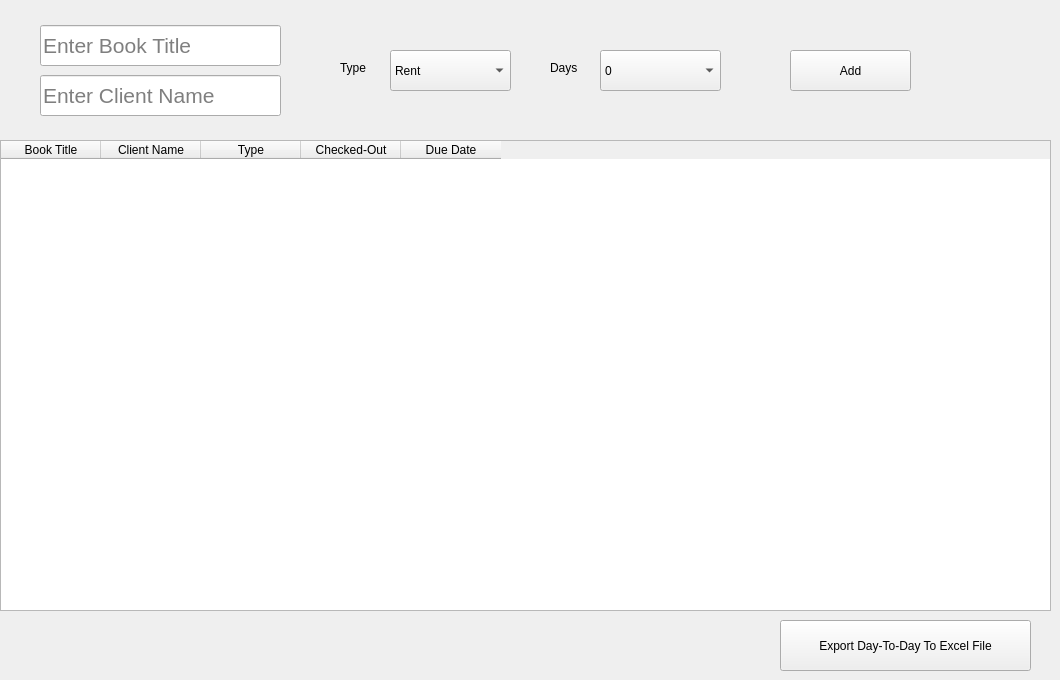
    <widget class="QWidget" name="tab">
     <attribute name="title">
      <string>Day-To-Day</string>
     </attribute>
     <widget class="QTableWidget" name="tableWidget">
      <property name="enabled">
       <bool>true</bool>
      </property>
      <property name="geometry">
       <rect>
        <x>0</x>
        <y>140</y>
        <width>1051</width>
        <height>471</height>
       </rect>
      </property>
      <property name="font">
       <font>
        <family>.AppleSystemUIFont</family>
       </font>
      </property>
      <column>
       <property name="text">
        <string>Book Title</string>
       </property>
      </column>
      <column>
       <property name="text">
        <string>Client Name</string>
       </property>
      </column>
      <column>
       <property name="text">
        <string>Type</string>
       </property>
      </column>
      <column>
       <property name="text">
        <string>Checked-Out</string>
       </property>
      </column>
      <column>
       <property name="text">
        <string>Due Date</string>
       </property>
      </column>
     </widget>
     <widget class="QPushButton" name="pushButton_6">
      <property name="geometry">
       <rect>
        <x>790</x>
        <y>50</y>
        <width>121</width>
        <height>41</height>
       </rect>
      </property>
      <property name="text">
       <string>Add</string>
      </property>
     </widget>
     <widget class="QLineEdit" name="lineEdit">
      <property name="geometry">
       <rect>
        <x>40</x>
        <y>25</y>
        <width>241</width>
        <height>41</height>
       </rect>
      </property>
      <property name="font">
       <font>
        <pointsize>16</pointsize>
       </font>
      </property>
      <property name="placeholderText">
       <string>Enter Book Title</string>
      </property>
     </widget>
     <widget class="QComboBox" name="comboBox">
      <property name="geometry">
       <rect>
        <x>390</x>
        <y>50</y>
        <width>121</width>
        <height>41</height>
       </rect>
      </property>
      <item>
       <property name="text">
        <string>Rent</string>
       </property>
      </item>
      <item>
       <property name="text">
        <string>Return</string>
       </property>
      </item>
     </widget>
     <widget class="QComboBox" name="comboBox_3">
      <property name="geometry">
       <rect>
        <x>600</x>
        <y>50</y>
        <width>121</width>
        <height>41</height>
       </rect>
      </property>
      <item>
       <property name="text">
        <string>0</string>
       </property>
      </item>
      <item>
       <property name="text">
        <string>1</string>
       </property>
      </item>
      <item>
       <property name="text">
        <string>2</string>
       </property>
      </item>
      <item>
       <property name="text">
        <string>3</string>
       </property>
      </item>
      <item>
       <property name="text">
        <string>4</string>
       </property>
      </item>
      <item>
       <property name="text">
        <string>5</string>
       </property>
      </item>
      <item>
       <property name="text">
        <string>6</string>
       </property>
      </item>
      <item>
       <property name="text">
        <string>7</string>
       </property>
      </item>
      <item>
       <property name="text">
        <string>8</string>
       </property>
      </item>
      <item>
       <property name="text">
        <string>9</string>
       </property>
      </item>
      <item>
       <property name="text">
        <string>10</string>
       </property>
      </item>
      <item>
       <property name="text">
        <string>11</string>
       </property>
      </item>
      <item>
       <property name="text">
        <string>12</string>
       </property>
      </item>
      <item>
       <property name="text">
        <string>13</string>
       </property>
      </item>
      <item>
       <property name="text">
        <string>14</string>
       </property>
      </item>
      <item>
       <property name="text">
        <string>15</string>
       </property>
      </item>
      <item>
       <property name="text">
        <string>16</string>
       </property>
      </item>
      <item>
       <property name="text">
        <string>17</string>
       </property>
      </item>
      <item>
       <property name="text">
        <string>18</string>
       </property>
      </item>
      <item>
       <property name="text">
        <string>19</string>
       </property>
      </item>
      <item>
       <property name="text">
        <string>20</string>
       </property>
      </item>
      <item>
       <property name="text">
        <string>21</string>
       </property>
      </item>
      <item>
       <property name="text">
        <string>22</string>
       </property>
      </item>
      <item>
       <property name="text">
        <string>23</string>
       </property>
      </item>
      <item>
       <property name="text">
        <string>24</string>
       </property>
      </item>
      <item>
       <property name="text">
        <string>25</string>
       </property>
      </item>
      <item>
       <property name="text">
        <string>26</string>
       </property>
      </item>
      <item>
       <property name="text">
        <string>27</string>
       </property>
      </item>
      <item>
       <property name="text">
        <string>28</string>
       </property>
      </item>
      <item>
       <property name="text">
        <string>29</string>
       </property>
      </item>
      <item>
       <property name="text">
        <string>30</string>
       </property>
      </item>
      <item>
       <property name="text">
        <string>31</string>
       </property>
      </item>
     </widget>
     <widget class="QLabel" name="label">
      <property name="geometry">
       <rect>
        <x>340</x>
        <y>60</y>
        <width>41</width>
        <height>16</height>
       </rect>
      </property>
      <property name="text">
       <string>Type</string>
      </property>
     </widget>
     <widget class="QLabel" name="label_2">
      <property name="geometry">
       <rect>
        <x>550</x>
        <y>60</y>
        <width>41</width>
        <height>16</height>
       </rect>
      </property>
      <property name="text">
       <string>Days</string>
      </property>
     </widget>
     <widget class="QLineEdit" name="lineEdit_33">
      <property name="geometry">
       <rect>
        <x>40</x>
        <y>75</y>
        <width>241</width>
        <height>41</height>
       </rect>
      </property>
      <property name="font">
       <font>
        <pointsize>16</pointsize>
       </font>
      </property>
      <property name="placeholderText">
       <string>Enter Client Name</string>
      </property>
     </widget>
     <widget class="QPushButton" name="pushButton_29">
      <property name="geometry">
       <rect>
        <x>780</x>
        <y>620</y>
        <width>251</width>
        <height>51</height>
       </rect>
      </property>
      <property name="text">
       <string>Export Day-To-Day To Excel File</string>
      </property>
     </widget>
    </widget>
